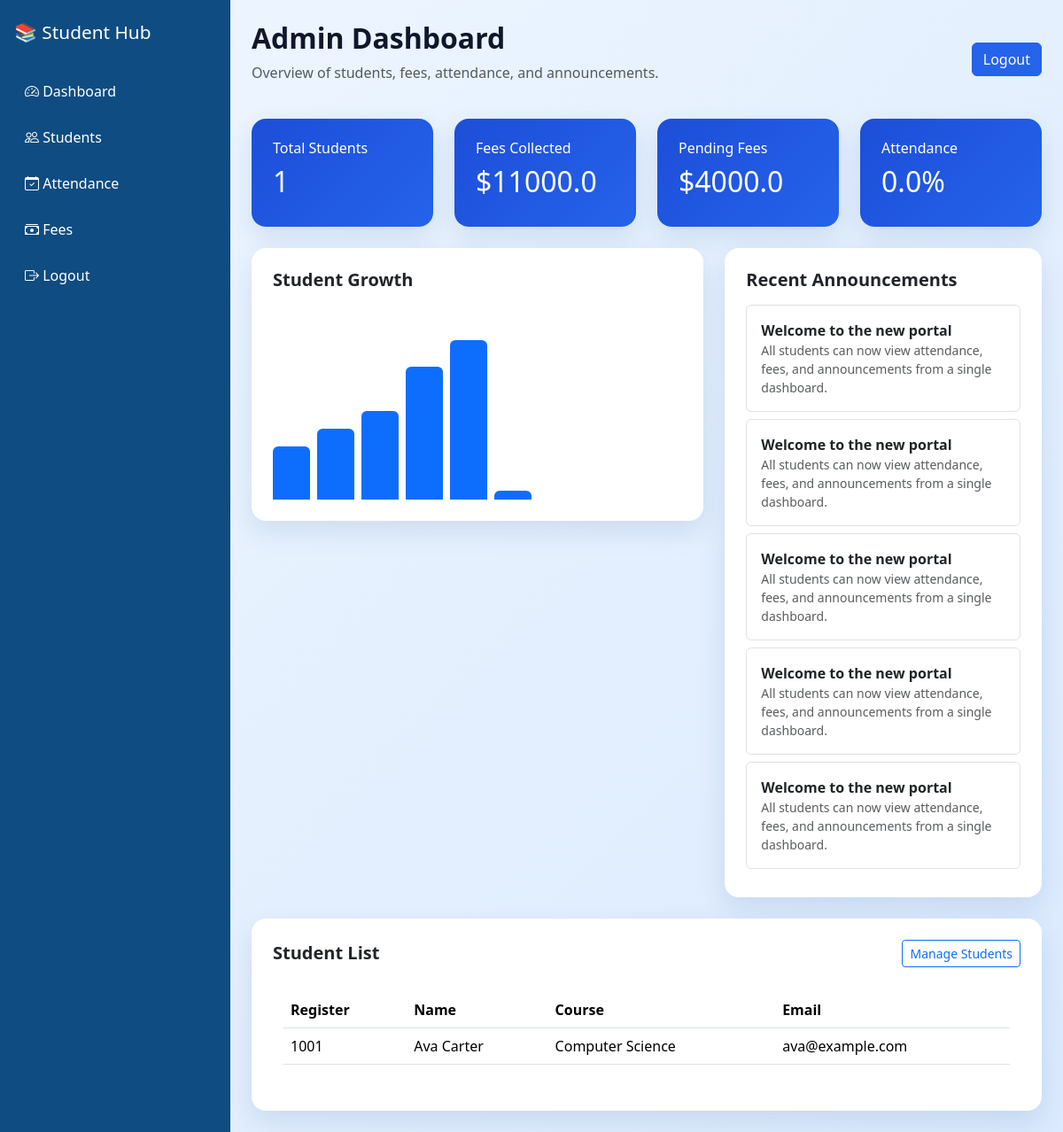
The page /admin/dashboard (signed in) on the database its author committed.
### tables this page shows
CREATE TABLE announcements (
            id INTEGER PRIMARY KEY AUTOINCREMENT,
            title TEXT NOT NULL,
            message TEXT NOT NULL,
            created_at TEXT NOT NULL
        );

CREATE TABLE students (
            id INTEGER PRIMARY KEY AUTOINCREMENT,
            register_number TEXT UNIQUE NOT NULL,
            full_name TEXT NOT NULL,
            email TEXT,
            phone TEXT,
            course TEXT,
            password TEXT NOT NULL,
            photo TEXT,
            created_at TEXT NOT NULL
        );

### app.py (the view)
@app.route("/admin/dashboard")
@login_required(role="admin")
def admin_dashboard():
    db = get_db()
    total_students = db.execute("SELECT COUNT(*) AS count FROM students").fetchone()["count"]
    total_fees_collected = db.execute("SELECT COALESCE(SUM(paid_amount), 0) AS total FROM fees").fetchone()["total"]
    pending_fees = db.execute("SELECT COALESCE(SUM(due_amount), 0) AS total FROM fees").fetchone()["total"]
    present_today = db.execute(
        "SELECT COUNT(*) AS count FROM attendance WHERE attendance_date = ? AND status = 'Present'",
        (datetime.now().strftime("%Y-%m-%d"),),
    ).fetchone()["count"]
    attendance_percentage = round((present_today / total_students) * 100, 1) if total_students else 0.0
    students = db.execute("SELECT * FROM students ORDER BY full_name").fetchall()
    announcements = db.execute("SELECT * FROM announcements ORDER BY id DESC LIMIT 5").fetchall()
    growth = [6, 8, 10, 15, 18, total_students]
    return render_template(
        "admin_dashboard.html",
        stats={
            "students": total_students,
            "fees_collected": total_fees_collected,
            "pending_fees": pending_fees,
            "attendance": attendance_percentage,
        },
        students=students,
        announcements=announcements,
        growth=growth,
    )

### app.py (called while the page is built)
def get_db():
    if "db" not in g:
        conn = sqlite3.connect(app.config["DATABASE_PATH"])
        conn.row_factory = sqlite3.Row
        g.db = conn
    return g.db

def login_required(role=None):
    def decorator(view):
        @wraps(view)
        def wrapped(*args, **kwargs):
            if "user_id" not in session or "user_role" not in session:
                return redirect(url_for("login"))
            if role and session.get("user_role") != role:
                return redirect(url_for("dashboard") if session.get("user_role") == "admin" else url_for("student_dashboard"))
            return view(*args, **kwargs)
        return wrapped
    return decorator

### templates/admin_dashboard.html
{% extends 'base.html' %}
{% block content %}
<div class="d-flex justify-content-between align-items-center mb-4">
  <div>
    <h2 class="fw-bold">Admin Dashboard</h2>
    <p class="text-muted">Overview of students, fees, attendance, and announcements.</p>
  </div>
  <a class="btn btn-primary" href="{{ url_for('logout') }}">Logout</a>
</div>
<div class="row g-4 mb-4">
  <div class="col-lg-3 col-md-6"><div class="card stat-card p-4"><h6>Total Students</h6><h2>{{ stats.students }}</h2></div></div>
  <div class="col-lg-3 col-md-6"><div class="card stat-card p-4"><h6>Fees Collected</h6><h2>${{ stats.fees_collected }}</h2></div></div>
  <div class="col-lg-3 col-md-6"><div class="card stat-card p-4"><h6>Pending Fees</h6><h2>${{ stats.pending_fees }}</h2></div></div>
  <div class="col-lg-3 col-md-6"><div class="card stat-card p-4"><h6>Attendance</h6><h2>{{ stats.attendance }}%</h2></div></div>
</div>
<div class="row g-4">
  <div class="col-xl-7">
    <div class="card p-4">
      <h5 class="fw-bold mb-3">Student Growth</h5>
      <div class="d-flex align-items-end gap-2" style="height: 220px;">
        {% for value in growth %}
          <div class="bg-primary rounded-top" style="width: 42px; height: {{ value*10 }}px;"></div>
        {% endfor %}
      </div>
    </div>
  </div>
  <div class="col-xl-5">
    <div class="card p-4">
      <h5 class="fw-bold mb-3">Recent Announcements</h5>
      {% for announcement in announcements %}
        <div class="border rounded p-3 mb-2">
          <strong>{{ announcement.title }}</strong>
          <div class="text-muted small">{{ announcement.message }}</div>
        </div>
      {% endfor %}
    </div>
  </div>
</div>
<div class="card p-4 mt-4">
  <div class="d-flex justify-content-between align-items-center mb-3">
    <h5 class="fw-bold mb-0">Student List</h5>
    <a class="btn btn-outline-primary btn-sm" href="{{ url_for('admin_students') }}">Manage Students</a>
  </div>
  <div class="table-responsive">
    <table class="table table-hover">
      <thead><tr><th>Register</th><th>Name</th><th>Course</th><th>Email</th></tr></thead>
      <tbody>
        {% for student in students %}
        <tr><td>{{ student.register_number }}</td><td>{{ student.full_name }}</td><td>{{ student.course }}</td><td>{{ student.email }}</td></tr>
        {% endfor %}
      </tbody>
    </table>
  </div>
</div>
{% endblock %}

### static/css/style.css (style rules this page uses)
body { font-family: 'Segoe UI', sans-serif; background: linear-gradient(135deg, #eef6ff 0%, #dbeafe 100%); color: #0f172a; }
.card { border: 0; border-radius: 16px; box-shadow: 0 12px 30px rgba(15, 76, 129, 0.12); }
.stat-card { background: linear-gradient(135deg, #1d4ed8, #2563eb); color: white; }
.table-responsive { background: white; border-radius: 16px; padding: 12px; }
.btn-primary { background: #2563eb; border-color: #2563eb; }

### rows shown on the page
announcements: title "Welcome to the new portal", message "All students can now view attendance, fees, and announcements from a single dashboard."
announcements: title "Welcome to the new portal", message "All students can now view attendance, fees, and announcements from a single dashboard."
announcements: title "Welcome to the new portal", message "All students can now view attendance, fees, and announcements from a single dashboard."
announcements: title "Welcome to the new portal", message "All students can now view attendance, fees, and announcements from a single dashboard."
announcements: title "Welcome to the new portal", message "All students can now view attendance, fees, and announcements from a single dashboard."
students: register_number "1001", full_name "Ava Carter", course "Computer Science", email "ava@example.com"

### other values the page prints
{{ stats.students }} "1"
{{ stats.fees_collected }} "11000.0"
{{ stats.pending_fees }} "4000.0"
{{ stats.attendance }} "0.0"
